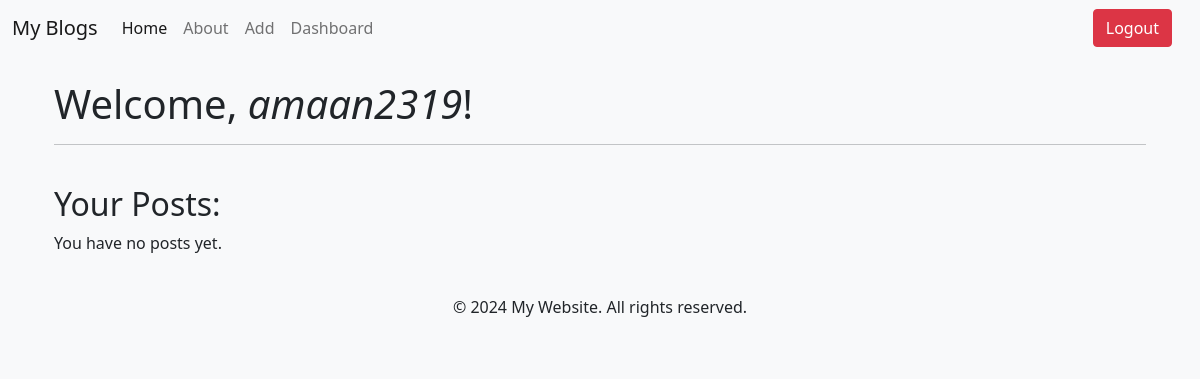
Page /dashboard (signed in) on the earlier database version.
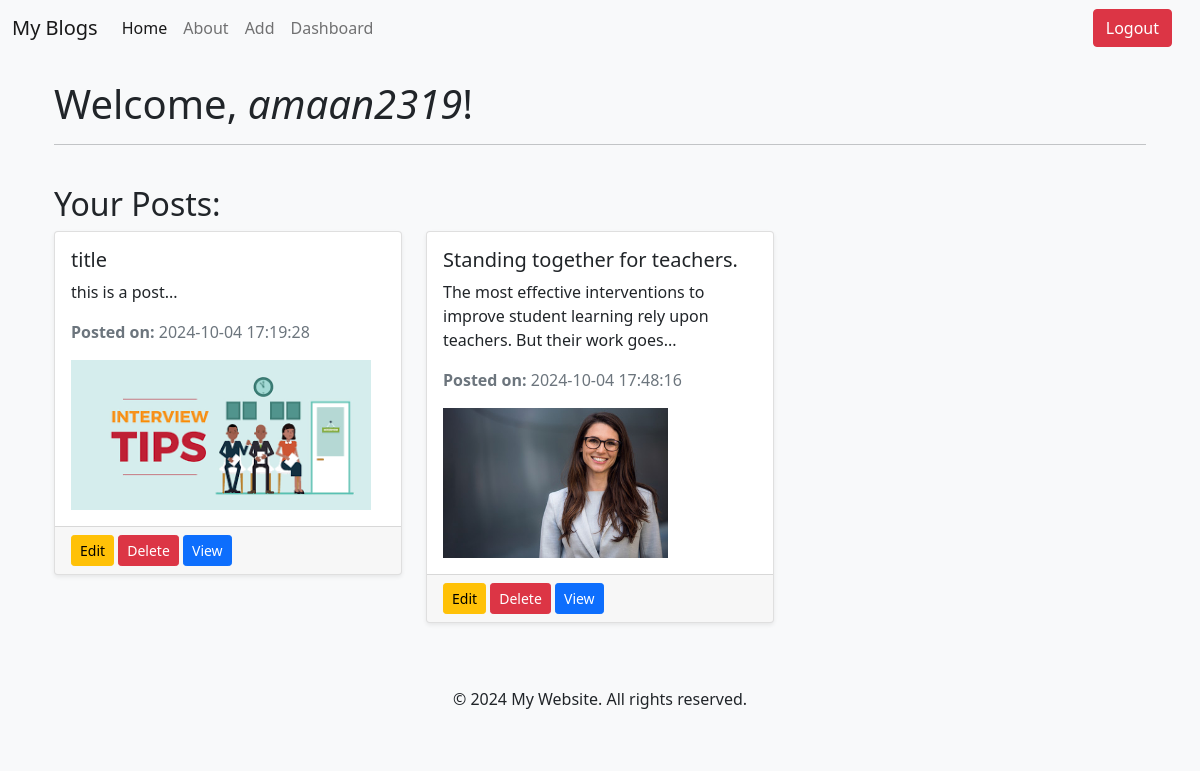
Same page on the later database version.
### app.py (models this page shows)
class User(db.Model, UserMixin):
    id = db.Column(db.Integer, primary_key=True)
    username = db.Column(db.String(20), nullable=False, unique=True)
    password = db.Column(db.String(80), nullable=False)

class Article(db.Model):
    id = db.Column(db.Integer, primary_key=True)
    title = db.Column(db.String(50))
    author = db.Column(db.String(20))
    post_date = db.Column(db.DateTime)
    image_filename = db.Column(db.String(200), nullable=True)  # Add this line
    content = db.Column(db.Text)

### app.py (the view)
@app.route('/dashboard')
@login_required
def dashboard():
    user_posts = Article.query.filter_by(author=current_user.username).all()  # Fetch the user's posts
    return render_template('dashboard.html', user=current_user, posts=user_posts)

### app.py (called while the page is built)
@login_manager.user_loader
def load_user(user_id):
    return User.query.get(int(user_id))

### templates/dashboard.html (shortened to what this page needs)
{% extends "base.html" %}
{% block content %}
<div class="container mt-4">
    <h1>Welcome, <i>{{ user.username }}</i>!</h1>
    <hr><br>
    <h2>Your Posts:</h2>
    {% if posts %}
        <div class="row">
            {% for post in posts %}
                <div class="col-md-4 mb-4">
                    <div class="card shadow-sm">
                        <div class="card-body">
                            <h5 class="card-title">{{ post.title }}</h5>
                            <p class="card-text">{{ post.content[:100] }}...</p>
                            <p class="text-muted"><strong>Posted on:</strong> {{ post.post_date.strftime('%Y-%m-%d %H:%M:%S') }}</p>
                            {% if post.image_filename %}
                                <img src="{{ url_for('static', filename='uploads/' + post.image_filename) }}"
                                     alt="{{ post.title }}"
                                     class="img-fluid"
                                     style="max-height: 150px; object-fit: cover;">
                            {% endif %}
                        </div>
                        <div class="card-footer">
                            <div class="button-group" role="group" aria-label="Post Actions">
                                <a href="{{ url_for('update', id=post.id) }}" class="btn btn-warning btn-sm">Edit</a>
                                <a href="{{ url_for('delete', id=post.id) }}" class="btn btn-danger btn-sm"
                                   onclick="return confirm('Are you sure you want to delete this post?')">Delete</a>
                                <a href="{{url_for('post', article_id=post.id)}}" class="btn btn-primary btn-sm">View </a>
                            </div>
                        </div>
                    </div>
                </div>
            {% endfor %}
        </div>
    {% else %}
        <p>You have no posts yet.</p>
    {% endif %}
</div>
{% endblock %}

### templates/base.html (shortened to what this page needs)
<!doctype html>
<html lang="en">
<head>
    <link href="https://cdn.jsdelivr.net/npm/bootstrap@5.0.2/dist/css/bootstrap.min.css" rel="stylesheet"
>
</head>
<body class="bg-light">
    <div id="header">
        <nav class="navbar navbar-expand-lg navbar-light bg-light">
            <div class="container-fluid">
                <a class="navbar-brand" href="{{ url_for('home') }}">My Blogs</a>
                <div class="collapse navbar-collapse" id="navbarScroll">
                    <ul class="navbar-nav me-auto my-2 my-lg-0 navbar-nav-scroll" style="--bs-scroll-height: 100px;">
                        <li class="nav-item">
                            <a class="nav-link active" aria-current="page" href="/">Home</a>
                        </li>
                        <li class="nav-item">
                            <a class="nav-link" href="{{ url_for('about') }}">About</a>
                        </li>
                        {% if name != "guest" %}
                        <li class="nav-item">
                            <a class="nav-link" href="{{ url_for('add_post') }}">Add</a>
                        </li>
                        <li class="nav-item">
                            <a href="{{url_for('dashboard')}}" class="nav-link">Dashboard</a>
                        </li>
                        {% endif %}
                    </ul>
                    <div class="mx-3">
                        {% if name == "guest" %}
                        <a class="btn btn-danger" href="{{ url_for('login') }}">Login</a>
                        {% else %}
                        <a class="btn btn-danger" href="{{ url_for('logout') }}">Logout</a>
                        {% endif %}
                    </div>
                </div>
            </div>
        </nav>
    </div>
    <div id="content" class="container my-4">
        {% block content %}{% endblock %}
    </div>
    <div id="footer" class="bg-light text-center py-3">
        <p>&copy; 2024 My Website. All rights reserved.</p>
    </div>
</body>
</html>

Differences in the rows shown:
added Article: title "title", content "this is a post", post_date "2024-10-04 17:19:28", image_filename (picture)
added Article: title "Standing together for teachers.", content "The most effective interventions to improve student learning rely upon teachers. But their work goes", post_date "2024-10-04 17:48:16", image_filename (picture)
Other differences:
text no longer shown: "You have no posts yet."
